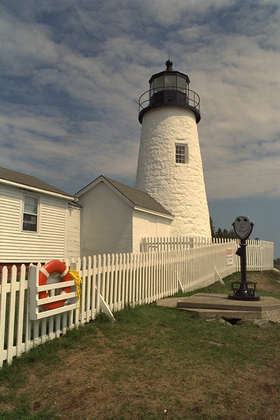
%> input picture tp2/images/Demosaic5.tif, 280 x 420 px, shrunk from 512 x 768 before the run
$ octave tp2.m   (GNU Octave 9; MATLAB toolbox functions it lacks are replaced by stand-ins)
%> lines starting %> are read from the running program, lines starting %| are printed output that depends on the picture
### tp2/bayer.m
function Image_CFA = bayer(input_RGB)
%UNTITLED2 Summary of this function goes here
%   Detailed explanation goes here


    R = (input_RGB(:,:,1));
    G = (input_RGB(:,:,2));
    B = (input_RGB(:,:,3));
    [nbl nbcol]=size(R);


figure
subplot(2, 3, 1);
imshow(input_RGB);
subplot(2, 3, 2);
imshow(R);
subplot(2, 3, 3);
imshow(G);
subplot(2, 3, 4);
imshow(B);
    i=true;
    j=true;

    for l=1:nbl
        if(i==true)

             for c=1:nbcol
                if(j==true)
                    Image_CFA(l,c)= R(l,c);
                    j=false;

                else
                     Image_CFA(l,c)= G(l,c);
                     j=true;

                end
            end
            i=false;

        else

            for c=1:nbcol
                if(j==true)
                    Image_CFA(l,c)= G(l,c);
                    j=false;
                else
                     Image_CFA(l,c)= B(l,c);
                     j=true;
                end

            end
            i=true;


      end
      j=true;
    end

   subplot(2, 3, 5);
imshow(Image_CFA);
end

### tp2/methode_interpolationboucle.m
function Output_RGB= methode_interpolationboucle(Image_CFA)

  [nbl nbcol]=size(Image_CFA);

    figure
subplot(2, 3, 1);
imshow(Image_CFA);
bord=zeros(nbl+2,nbcol+2);
for rows=1:nbl
    for cols=1:nbcol

        bord(rows+1,cols+1) =Image_CFA(rows,cols);
    end
end

Image_CFA=bord;

    i=true;
    j=true;

    for l=2:nbl+1
        if(i==true)

            for c=2:nbcol+1
                if(j==true)
                    R(l-1,c-1)= Image_CFA(l,c);
                    G(l-1,c-1)=(Image_CFA(l,c-1)+Image_CFA(l,c+1)+Image_CFA(l-1,c)+Image_CFA(l+1,c))/4;
                    B(l-1,c-1)=(Image_CFA(l-1,c-1)+Image_CFA(l-1,c+1)+Image_CFA(l+1,c-1)+Image_CFA(l+1,c+1))/4;

                    j=false;


                else

                    B(l-1,c-1)=(Image_CFA(l-1,c)+Image_CFA(l+1,c))/2;
                    G(l-1,c-1)= Image_CFA(l,c);
                    R(l-1,c-1)=(Image_CFA(l,c-1)+Image_CFA(l,c+1))/2;

                    j=true;

                end
            end
            i=false;

        else

            for c=2:nbcol+1
                if(j==true)


                      R(l-1,c-1)=(Image_CFA(l-1,c)+Image_CFA(l+1,c))/2;
                      G(l-1,c-1)= Image_CFA(l,c);
                      B(l-1,c-1)=(Image_CFA(l,c-1)+Image_CFA(l,c+1))/2;
                    j=false;
                else

                     R(l-1,c-1)=(Image_CFA(l-1,c-1)+Image_CFA(l-1,c+1)+Image_CFA(l+1,c-1)+Image_CFA(l+1,c+1))/4;
                     G(l-1,c-1)=(Image_CFA(l,c-1)+Image_CFA(l,c+1)+Image_CFA(l-1,c)+Image_CFA(l+1,c))/4;
                     B(l-1,c-1)=Image_CFA(l,c);
                     j=true;
                end

            end
            i=true;

      end
      j=true;
    end
    R=uint8(R);
    G=uint8(G);
    B=uint8(B);
    Output_RGB(:,:,1)=R;
    Output_RGB(:,:,2)=G;
    Output_RGB(:,:,3)=B;
    subplot(2, 3, 2);
imshow(R);
subplot(2, 3, 3);
imshow(G);
subplot(2, 3, 4);
imshow(B);
   subplot(2, 3, 5);
imshow(Output_RGB);
end

### tp2/MSE.m
function Valeur = MSE(input_RGB,output_RGB)

  input=double(rgb2gray(input_RGB));
  output=double(rgb2gray(output_RGB));
  [nbl nbcol]=size(input);
  Valeur=0;

    for rows=1:nbl
        for cols=1:nbcol
          Valeur=Valeur+((input(rows,cols)-output(rows,cols))*(input(rows,cols)-output(rows,cols)));

        end
    end
   Valeur=(Valeur)/(nbl*nbcol);

  end

### tp2/DELTAE.m
function Valeur = DELTAE(input_RGB,output_RGB)


 labin=rgb2lab (input_RGB);

 labout=rgb2lab (output_RGB);

  Lin = (labin(:,:,1));
    Ain = (labin(:,:,2));
    Bin = (labin(:,:,3));

    Lou = (labout(:,:,1));
    Aou = (labout(:,:,2));
    Bou = (labout(:,:,3));


  [nbl nbcol]=size(Lin);
  Valeur=0;

    for rows=1:nbl
        for cols=1:nbcol
          Valeur=Valeur+sqrt(  ( (Lin(rows,cols)-Lou(rows,cols))* (Lin(rows,cols)-Lou(rows,cols)))+
                               ( (Ain(rows,cols)-Aou(rows,cols))* (Ain(rows,cols)-Aou(rows,cols)))+
                               ( (Bin(rows,cols)-Bou(rows,cols))* (Bin(rows,cols)-Bou(rows,cols)))  );

        end
    end
   Valeur=(Valeur)/(nbl*nbcol);

  end

### tp2/methode_interpolationconv.m
function Output_RGB= methode_interpolationconv(Image_CFA)

masqueplus=[0 1/4 0; 1/4 0 1/4;0 1/4 0];
masquecroix=[1/4 0 1/4;0 0 0; 1/4 0 1/4];

G=imfilter(Image_CFA,masqueplus,'conv');


R1=imfilter(Image_CFA,masqueplus,'conv');
R2=imfilter(Image_CFA,masqueplus,'conv');
end

### tp2/tp2.m
pkg load image
% [4 lines of commented-out code are left out]
I=imread('images/Demosaic5.tif');
%> I is the input picture: size 420x280x3 uint8; mean R, G, B 122.5, 115.5, 98.2


bayr=bayer(I);

interboucle=methode_interpolationboucle(bayr);
%> after the loop in methode_interpolationboucle, `for rows=1:nbl`:
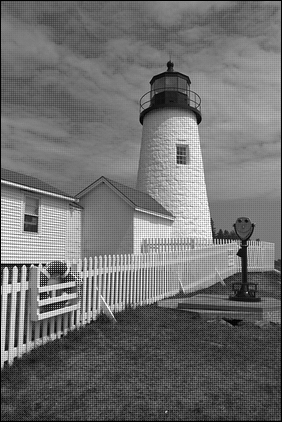
%> bord: size 422x282 double; min 0, max 255, mean 111.6
%> after the loop in methode_interpolationboucle, `for l=2:nbl+1`:
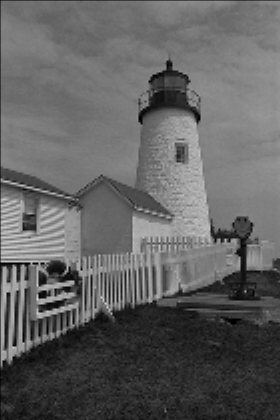
%> B: size 420x280 double; min 0, max 222, mean 97.8
%> after the loop in methode_interpolationboucle, `for l=2:nbl+1`:
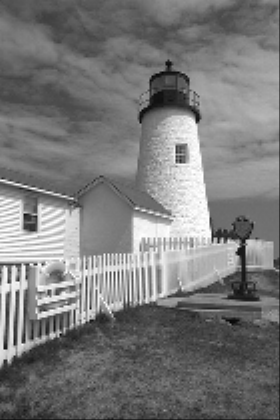
%> R: size 420x280 double; min 1, max 255, mean 122.2
MSE(I,interboucle)
%> in MSE, `output=double(rgb2gray(output_RGB));`:
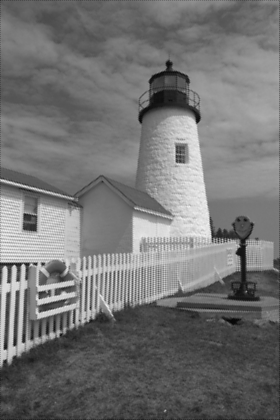
%> output: size 420x280 double; min 6, max 242, mean 115.5
%> after the loop in MSE, `for rows=1:nbl`: Valeur = 8482879
%> in MSE, `Valeur=(Valeur)/(nbl*nbcol);`: Valeur = 72.13
%> ans = 72.13
DELTAE(I,interboucle)
%> in DELTAE, `labin=rgb2lab (input_RGB);`: labin: size 420x280x3 double; mean of channels 1, 2, 3 48.3, 0.1, 10.7
%> in DELTAE, `labout=rgb2lab (output_RGB);`: labout: size 420x280x3 double; mean of channels 1, 2, 3 48.4, 0.3, 10.7
%> in DELTAE, `Ain = (labin(:,:,2));`:
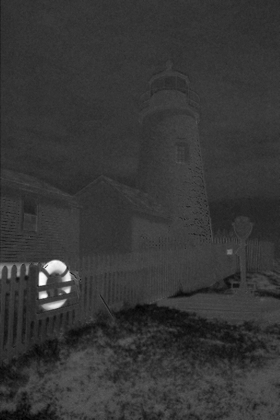
%> Ain: size 420x280 double; min -14.53, max 53.88, mean 0.1; drawn with min black and max white
%> in DELTAE, `Bin = (labin(:,:,3));`:
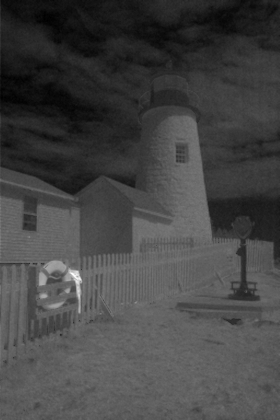
%> Bin: size 420x280 double; min -15.27, max 80.64, mean 10.7; drawn with min black and max white
%> in DELTAE, `Bou = (labout(:,:,3));`:
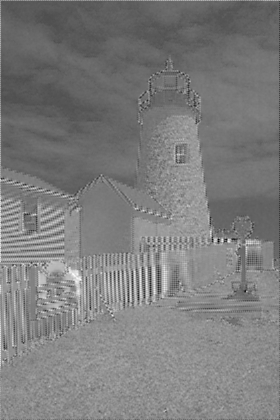
%> Bou: size 420x280 double; min -58.28, max 82.5, mean 10.7; drawn with min black and max white
%> after the loop in DELTAE, `for rows=1:nbl`: Valeur = 639795.1
%> in DELTAE, `Valeur=(Valeur)/(nbl*nbcol);`: Valeur = 5.44
%> ans = 5.44

interconv=methode_interpolationconv(bayr);
%> (the run ends here)
